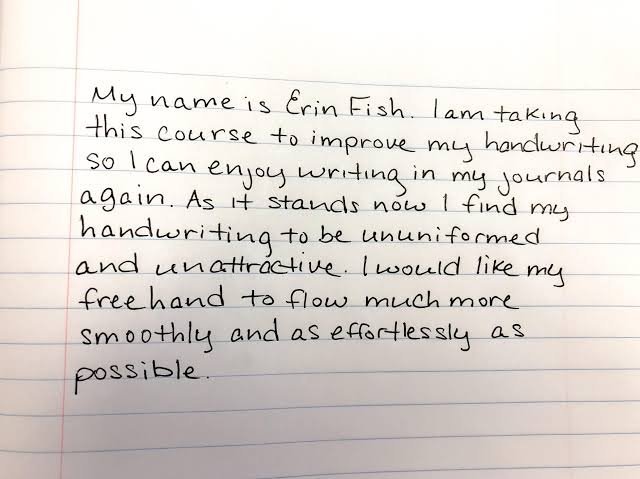
#> input picture handwriting_ocr/images/sample1.jpg, 640 x 479 px
$ python -i preprocess.py   (imports and definitions only)
#> lines starting #> are read from the running program, lines starting #| are printed output that depends on the picture
#> further down, picture is the input picture: shape (479, 640, 3); mean B, G, R 212.4, 217, 222.5
import cv2
import numpy as np
import os
from skimage import exposure

IMG_WIDTH, IMG_HEIGHT = 128, 32  # Standard input size

# [59 lines left out: functions preprocess_image, load_dataset, not called in this run]

def enhance_handwriting(image):
    """
    Enhanced preprocessing specifically for handwriting
    """
    # Convert to grayscale if not already
    if len(image.shape) == 3:
        gray = cv2.cvtColor(image, cv2.COLOR_BGR2GRAY)
    else:
        gray = image.copy()

    # Increase contrast using CLAHE
    clahe = cv2.createCLAHE(clipLimit=2.0, tileGridSize=(8,8))
    enhanced = clahe.apply(gray)
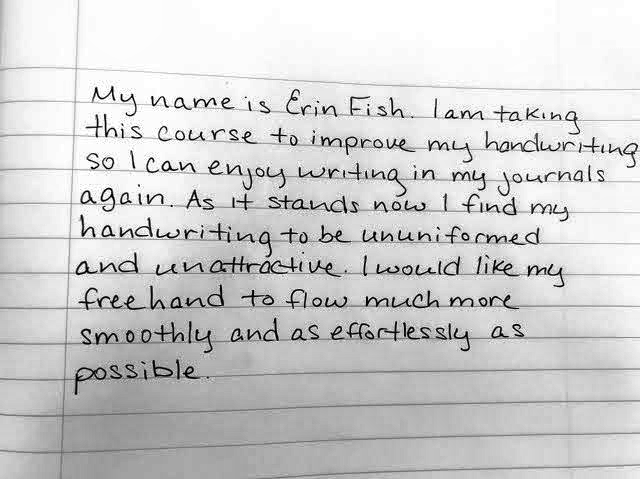
#> enhanced: shape (479, 640); min 1, max 255, mean 206.9

    # Denoise
    denoised = cv2.fastNlMeansDenoising(enhanced, h=10)

    # Adaptive thresholding
    thresh = cv2.adaptiveThreshold(
        denoised,
        255,
        cv2.ADAPTIVE_THRESH_GAUSSIAN_C,
        cv2.THRESH_BINARY_INV,
        21,
        10
    )
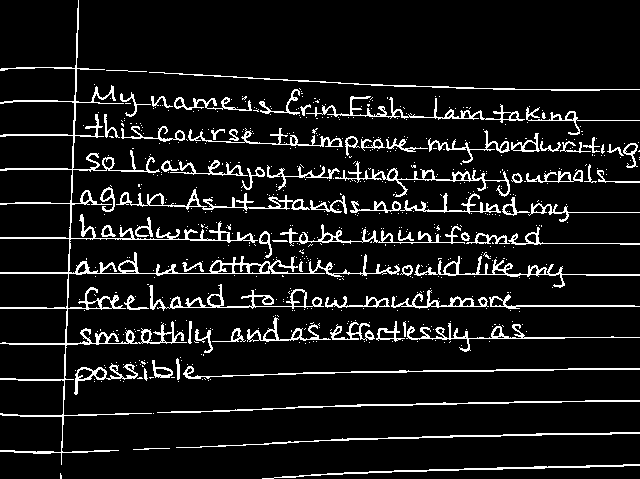
#> thresh: shape (479, 640); 9.1% white in thin lines or dots

    # Remove small noise
    kernel = np.ones((2,2), np.uint8)
    cleaned = cv2.morphologyEx(thresh, cv2.MORPH_OPEN, kernel)
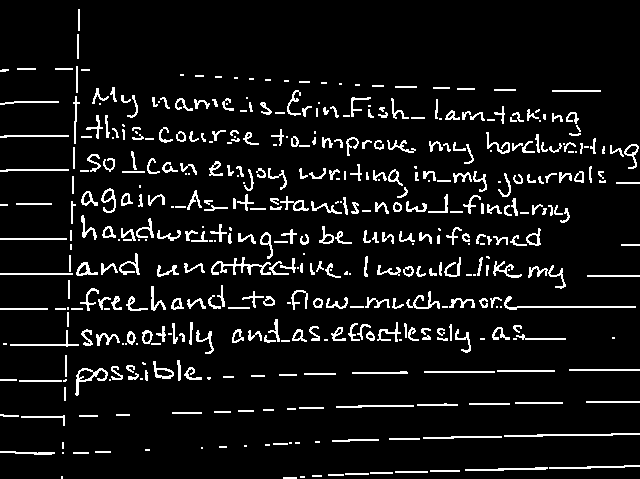
#> cleaned: shape (479, 640); 7.6% white in thin lines or dots

    # Invert back
    cleaned = cv2.bitwise_not(cleaned)
#> cleaned: shape (479, 640); 92.4% white; black in thin lines or dots

    return cleaned

# [22 lines left out: function deskew, not called in this run]

>>> import cv2
>>> picture = cv2.imread('../images/sample1.jpg')
>>> result = enhance_handwriting(picture)

$ run again, on handwriting_ocr/images/sample2.jpg
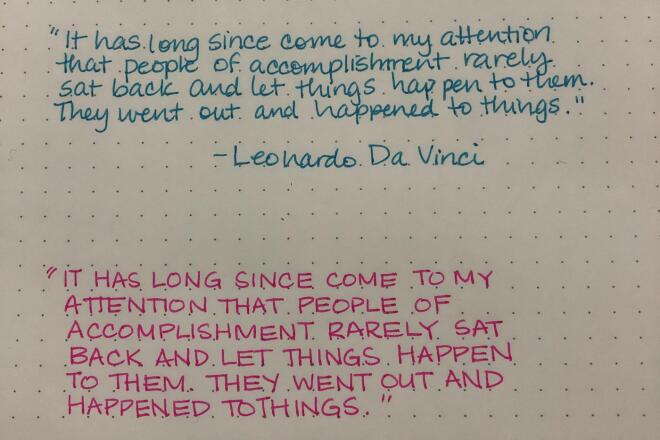
#> input picture handwriting_ocr/images/sample2.jpg, 660 x 440 px
#> picture is the input picture: shape (440, 660, 3); mean B, G, R 144.6, 153.7, 164
#> in enhance_handwriting, `thresh = cv2.adaptiveThreshold( denoised, 255, cv2.ADAPTIVE_THRESH_GAU..`:
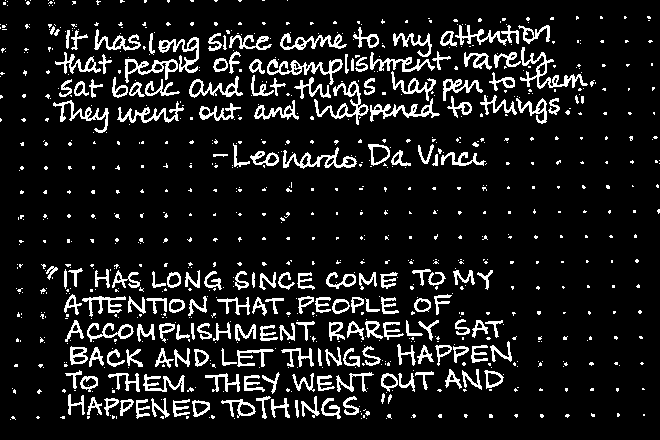
#> thresh: shape (440, 660); 11.1% white in thin lines or dots
#> in enhance_handwriting, `cleaned = cv2.morphologyEx(thresh, cv2.MORPH_OPEN, kernel)`:
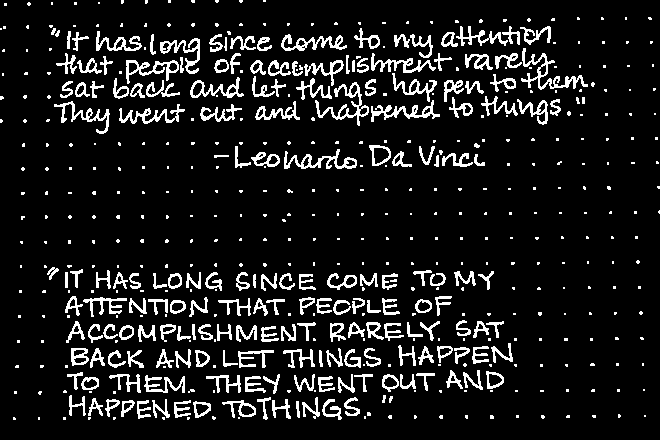
#> cleaned: shape (440, 660); 10.6% white in thin lines or dots
